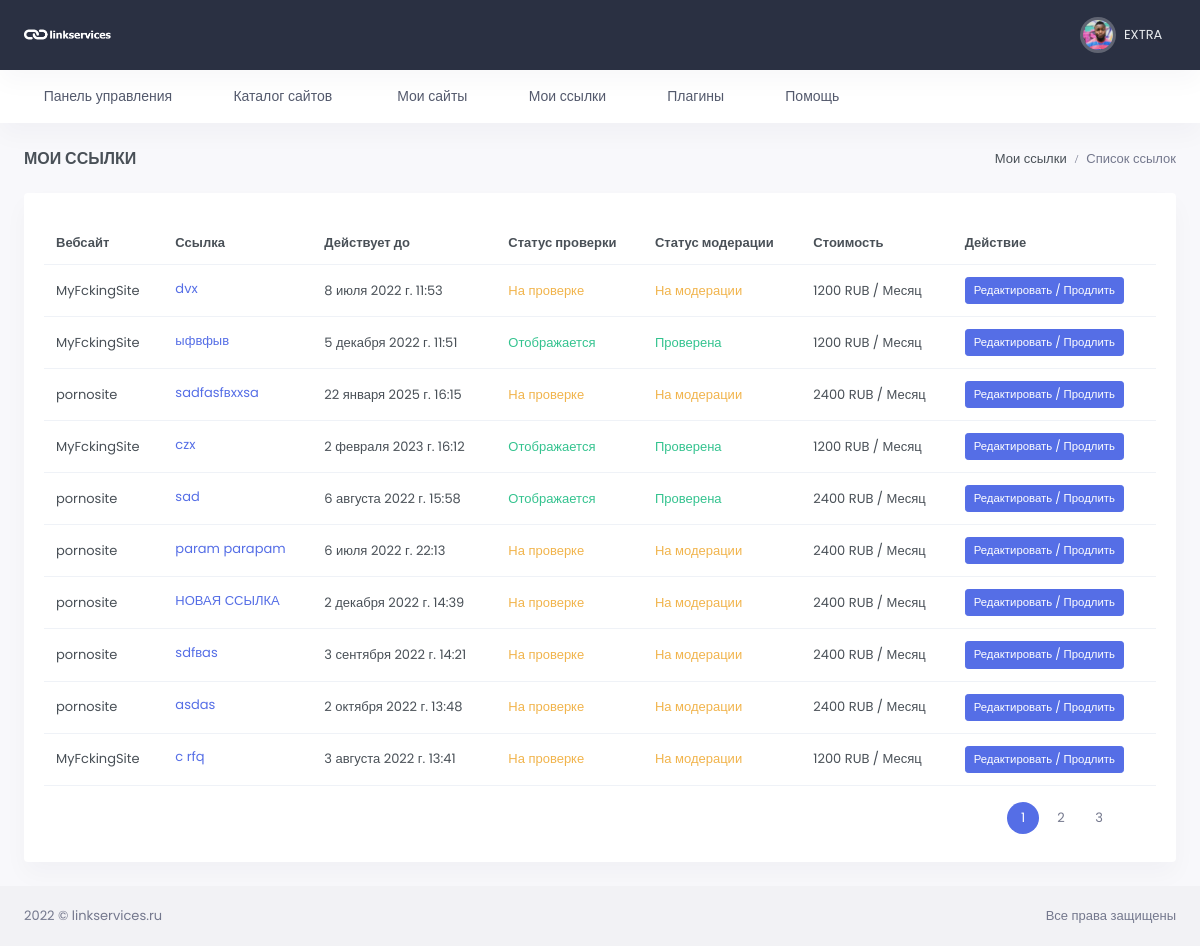
The app's page /my-links/ (signed in), older data.
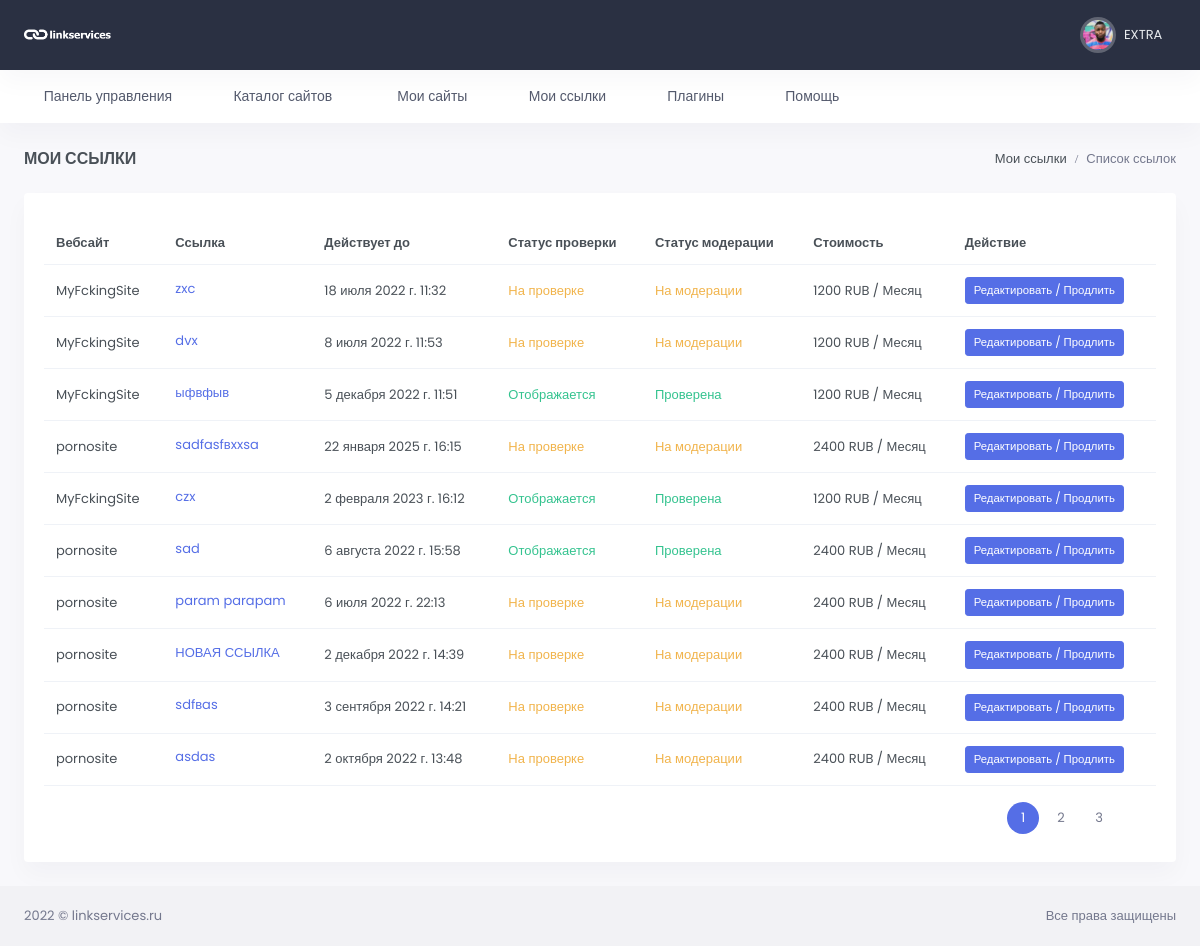
The same page, newer data.
### link_app/models.py (models this page shows, shortened)
class Link(models.Model):
    REJECT = 'Отклонено'
    REVIEW = 'На проверке'
    PUBLISHED = 'Отображается'
    STATUS_CHOICE = (
        (REJECT, 'Отклонено'),
        (REVIEW, 'На проверке'),
        (PUBLISHED, 'Отображается')
    )
    url = models.ForeignKey(WebSite, on_delete=models.CASCADE, verbose_name='url сайта')
    link = models.TextField(verbose_name="Ссылка")
    status_verify = models.CharField(max_length=25, choices=STATUS_CHOICE, default=REVIEW,
                                     verbose_name='Статус проверки')
    moderation = models.CharField(max_length=25, choices=STATUS_CHOICE, default=REVIEW,
                                  verbose_name='Статус модерации')
    valid_date = models.DateTimeField(auto_now_add=False, verbose_name='В работе до', blank=True)
    created = models.DateTimeField(auto_now_add=True, verbose_name='Добавлено')
    update = models.DateTimeField(auto_now=True, verbose_name='Изменено')
    user = models.ForeignKey(Profile, related_name='user_link', on_delete=models.CASCADE,
                             max_length=100, blank=True, null=True, verbose_name='email заказчика')
    count_month = models.IntegerField(default=1, verbose_name='Количество месяцев')
    class Meta:
        verbose_name = 'Ссылка'
        verbose_name_plural = 'Ссылки'
        ordering = ('-created',)

### site_app/models.py (models this page shows, shortened)
class WebSite(models.Model):
    MODERATION = 'На модерации'
    PUBLISHED = 'Опубликовано'
    REJECTED = 'Отклонено'
    STATUS_CHOICES = (
        (MODERATION, 'На модерации'),
        (PUBLISHED, 'Опубликовано'),
        (REJECTED, 'Отклонено')
    )
    url = models.CharField(max_length=255, verbose_name='url сайта')
    user = models.ForeignKey(Profile, related_name='user_website', on_delete=models.CASCADE,
                             max_length=100, blank=True, null=True, verbose_name='email заказчика')
    category = models.ForeignKey(Category, on_delete=models.CASCADE, verbose_name='Тематика')
    price = models.IntegerField(verbose_name='Цена')
    status = models.CharField(max_length=20, choices=STATUS_CHOICES, default=MODERATION, verbose_name='Статус')
    total_link = models.IntegerField(verbose_name='Всего ссылок', blank=True, null=True)
    yandex_x = models.IntegerField(verbose_name='Яндекс Икс', blank=True, null=True)
    yandex_stat = models.CharField(max_length=255, verbose_name='Яндекс статистика')
    increase = models.PositiveIntegerField(verbose_name='Наценка %', default=50, blank=True, null=True)
    password_yandex = models.CharField(max_length=250, verbose_name='Пароль от статистики', blank=True, null=True)
    created = models.DateTimeField(auto_now_add=True, verbose_name='Добавлено')
    update = models.DateTimeField(auto_now=True, verbose_name='Изменено')
    def __str__(self):
        return self.url
    class Meta:
        verbose_name = 'Сайт'
        verbose_name_plural = 'Сайты'
        ordering = ('-created',)
    def get_increase_price(self):
        return int(self.price * (self.increase / 100 + 1))

### link_app/views.py (the view)
# urls.py: path('', MyLinks.as_view(), name='my-links'),
class MyLinks(LoginRequiredMixin, ListView):
    model = Link
    template_name = 'link_app/mylinks.html'
    context_object_name = 'link'
    paginate_by = 10
    def get_queryset(self):
        return Link.objects.filter(user=self.request.user.profile,
                                   valid_date__gte=datetime.datetime.now()).select_related()

### link_app/templates/link_app/mylinks.html (shortened to what this page needs)
{% extends 'base.html' %}
{% load static %}
{% block content %}
<div id="layout-wrapper">
<div class="main-content">
    <div class="page-content">
        <div class="container-fluid">
            <div class="row">
                <div class="col-12">
                    <div class="page-title-box d-sm-flex align-items-center justify-content-between">
                        <h4 class="mb-sm-0 font-size-18">Мои ссылки</h4>
                        <div class="page-title-right">
                            <ol class="breadcrumb m-0">
                                <li class="breadcrumb-item"><a href="javascript: void(0);">Мои ссылки</a></li>
                                <li class="breadcrumb-item active">Список ссылок</li>
                            </ol>
                        </div>
                    </div>
                </div>
            </div>
            <div class="row">
                <div class="col-12">
                    <div class="card">
                        <div class="card-body">
                            <div class="table-responsive">
                                <table class="table align-middle table-nowrap">
                                    <thead>
                                    <tr>
                                        <th>Вебсайт</th>
                                        <th>Ссылка</th>
                                        <th>Действует до</th>
                                        <th>Статус проверки</th>
                                        <th>Статус модерации</th>
                                        <th>Стоимость</th>
                                        <th>Действие</th>
                                    </tr>
                                    </thead>
                                    <tbody>
                                    {% for item in link %}
                                        {% include 'link_app/partials/itemlink.html' %}
                                    {% endfor %}
                                    </tbody>
                                </table>
                            </div>
                          {% include 'inc/_pagination.html' %}
                        </div>
                    </div>
                </div>
            </div>
        </div>
    </div>
</div>
</div>
{% endblock %}

### link_app/templates/link_app/partials/itemlink.html
<tr>
    <td>{{ item.url }}</td>
    <td>
        <p class="mb-1"><a href="#" target="_blank"
                           style="text-decoration: underline;">{{ item.link|safe }}</a></p>
    </td>
    <td>{{ item.valid_date }}</td>
    {% if item.status_verify == 'Отображается' %}
    <td><span class="text-success">Отображается</span></td>
    {% elif item.status_verify == 'Отклонено' %}
    <td><span class="text-danger">Отклонено</span></td>
    {% else %}
    <td><span class="text-warning">На проверке</span></td>
    {% endif %}
        {% if item.moderation == 'Отклонено' %}
    <td><span class="text-danger">Отклонено</span></td>
    {% elif item.moderation == 'Отображается' %}
    <td><span class="text-success">Проверена</span></td>
    {% else %}
    <td><span class="text-warning">На модерации</span></td>
    {% endif %}
    <td>{{ item.url.get_increase_price }}  RUB / Месяц</td>
    <td>
        <a href="{% url 'update-link' item.id %}" class="btn btn-primary btn-sm w-md">Редактировать / Продлить</a>
    </td>
</tr>

Row changes from the older to the newer data that the page shows:
no longer on this page (row unchanged): Link: url "MyFckingSite", link "c rfq", valid_date "3 августа 2022 г. 13:41", status_verify "На проверке", moderation "На модерации", url.get_increase_price "1200"
added Link: url "MyFckingSite", link "zxc", valid_date "18 июля 2022 г. 11:32", status_verify "На проверке", moderation "На модерации", url.get_increase_price "1200"
